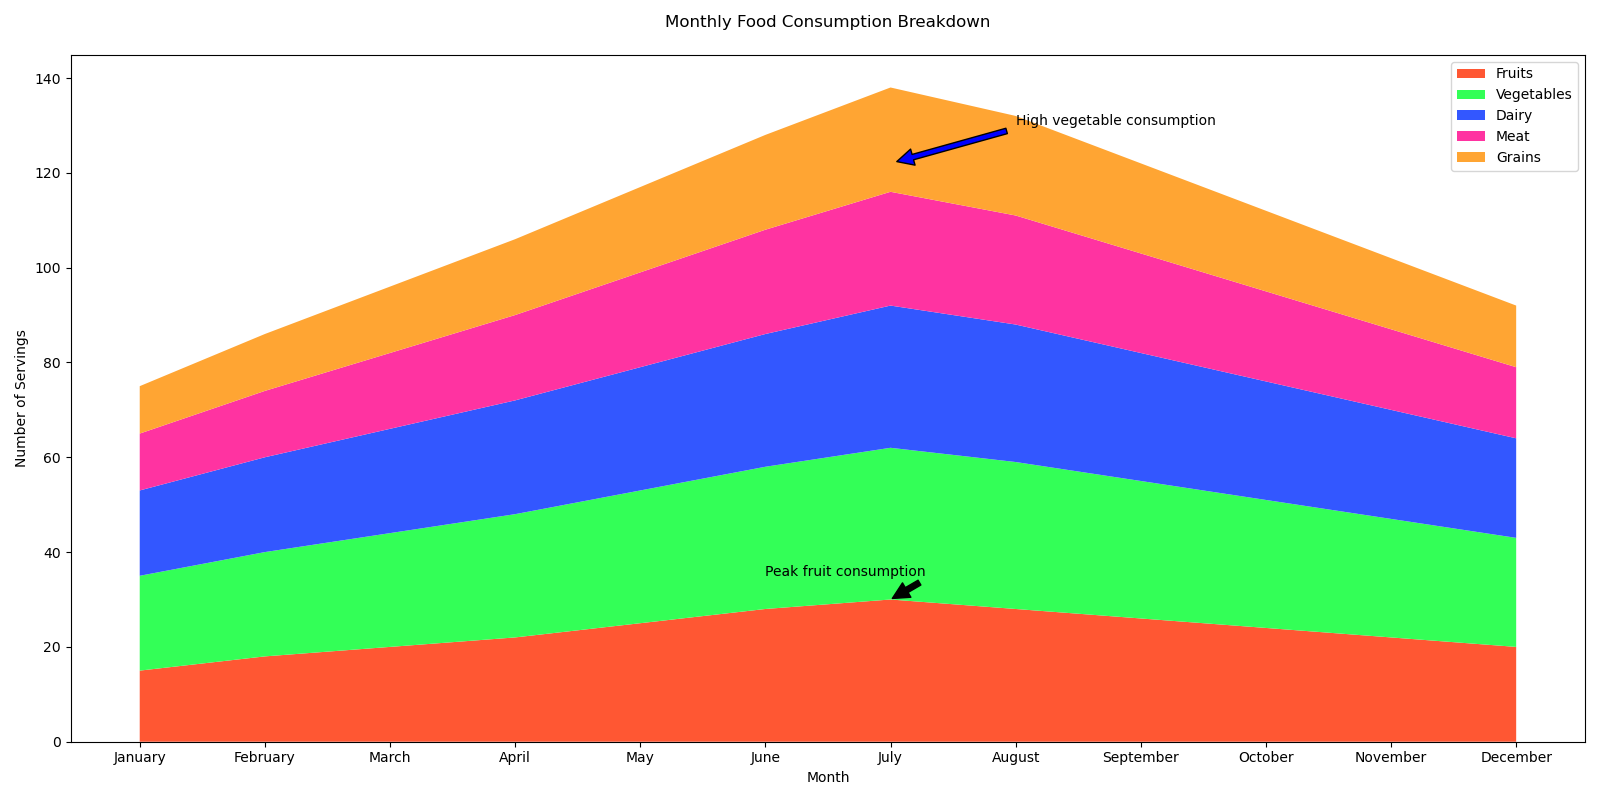

Python code for this plot:

import matplotlib.pyplot as plt
import numpy as np

# Data
months = ['January', 'February', 'March', 'April', 'May', 'June', 'July', 
          'August', 'September', 'October', 'November', 'December']
fruits = [15, 18, 20, 22, 25, 28, 30, 28, 26, 24, 22, 20]
vegetables = [20, 22, 24, 26, 28, 30, 32, 31, 29, 27, 25, 23]
dairy = [18, 20, 22, 24, 26, 28, 30, 29, 27, 25, 23, 21]
meat = [12, 14, 16, 18, 20, 22, 24, 23, 21, 19, 17, 15]
grains = [10, 12, 14, 16, 18, 20, 22, 21, 19, 17, 15, 13]

fig, ax = plt.subplots(figsize=(16, 8))

# Stacking the data
y = np.vstack([fruits, vegetables, dairy, meat, grains])

# Colors
colors = ['#FF5733', '#33FF57', '#3357FF', '#FF33A1', '#FFA533']

# Plotting the stacked area chart
ax.stackplot(months, y, labels=['Fruits', 'Vegetables', 'Dairy', 'Meat', 'Grains'], colors=colors)

# Annotating specific points
ax.annotate('Peak fruit consumption', xy=('July', 30), xytext=('June', 35),
            arrowprops=dict(facecolor='black', shrink=0.05))
ax.annotate('High vegetable consumption', xy=('July', 122), xytext=('August', 130),
            arrowprops=dict(facecolor='blue', shrink=0.05))

# Adding title and labels
ax.set_title('Monthly Food Consumption Breakdown', pad=20)
ax.set_xlabel('Month')
ax.set_ylabel('Number of Servings')

# Adding legend
ax.legend(loc='upper right')

plt.tight_layout()
plt.show()
